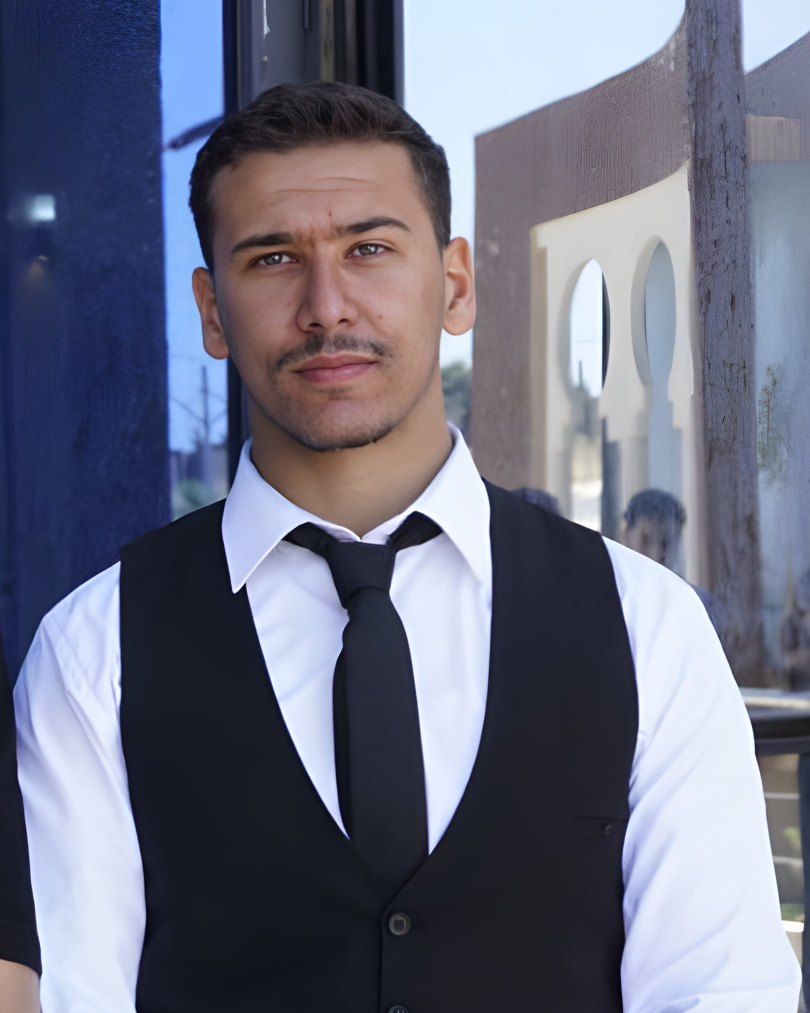
#> input picture src/assets/profile.jpg, 1620 x 2025 px (shown at 1/2 size)
$ python optimize-images.py
#> lines starting #> are read from the running program, lines starting #| are printed output that depends on the picture
"""Generate responsive AVIF/WebP variants for portfolio imagery.

Usage:
    python scripts/optimize-images.py

Requires Pillow 11+ with WebP and AVIF support. The original assets stay in
src/assets so the derivatives can always be regenerated. Only the files under
src/assets/images are imported by the application and emitted by Vite.
"""

from __future__ import annotations

from pathlib import Path

from PIL import Image, ImageOps

ROOT = Path(__file__).resolve().parents[1]
SOURCE = ROOT / "src" / "assets"
OUTPUT = SOURCE / "images"

# key, source file, widths, quality (webp, avif)
IMAGES = [
    ("profile", "profile.jpg", (480, 800), (82, 56)),
    ("fmdStore", "fmdStore.png", (480, 800), (82, 54)),
    ("library", "Library.png", (480, 880), (82, 54)),
    ("printerLibrary", "printerLibrary.png", (480, 960), (82, 54)),
    ("driver", "Driver.png", (320, 499), (82, 56)),
    ("fennecMobile", "fennecMobile.jpg", (480, 960), (82, 56)),
    ("medicare", "medicare.jpg", (480, 960), (82, 56)),
    ("makseb", "makseb.jpg", (480, 960), (82, 56)),
    ("autoImport", "autoImport.jpg", (480, 960), (82, 56)),
    ("travelLeads", "travelLeads.jpg", (480, 960), (82, 56)),
    ("offlineMaps", "offlineMaps.jpg", (480, 960), (82, 56)),
]


def main() -> None:
    OUTPUT.mkdir(parents=True, exist_ok=True)

    for key, filename, widths, qualities in IMAGES:
        source_path = SOURCE / filename
        with Image.open(source_path) as opened:
#> opened is the input picture: PIL image 1620x2025 RGB; mean R, G, B 108.1, 110.6, 128.6
            image = ImageOps.exif_transpose(opened).convert("RGB")

            for width in widths:
                if width >= image.width:
                    resized = image.copy()
                else:
                    height = round(image.height * (width / image.width))
                    resized = image.resize((width, height), Image.Resampling.LANCZOS)

                webp_path = OUTPUT / f"{key}-{width}.webp"
                avif_path = OUTPUT / f"{key}-{width}.avif"
                resized.save(
                    webp_path,
                    format="WEBP",
                    quality=qualities[0],
                    method=6,
                )
                resized.save(
                    avif_path,
                    format="AVIF",
                    quality=qualities[1],
                    speed=6,
                )
                print(
                    f"{key}-{width}: {resized.width}x{resized.height} "
                    f"webp={webp_path.stat().st_size // 1024}KB "
                    f"avif={avif_path.stat().st_size // 1024}KB"
                )
#> this loop made 1 pass
#> pass 1, in main, `resized = image.resize((width, height), Image.Resampling.LANCZOS)`:
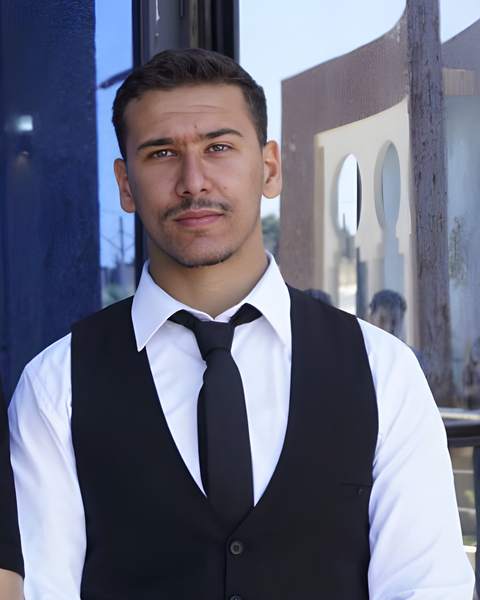
#> resized: PIL image 480x600 RGB; mean R, G, B 108.1, 110.6, 128.6


if __name__ == "__main__":
#> (the run stopped early here; a loop or call above may not have finished)
